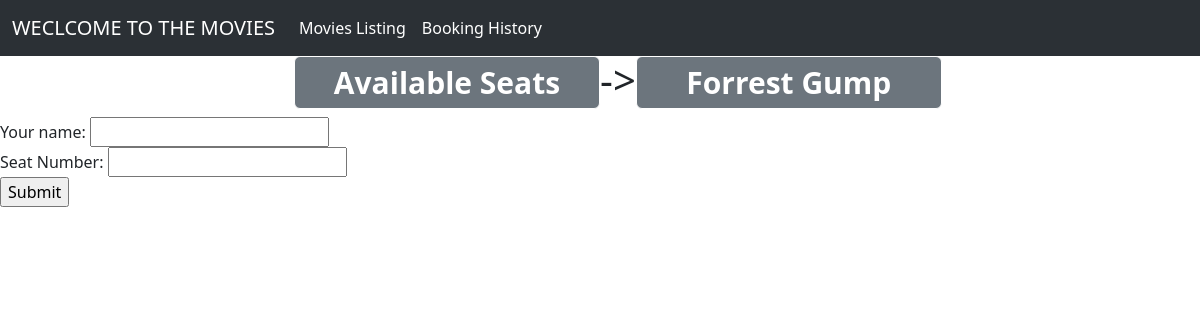
The app's page /seat/1, older data.
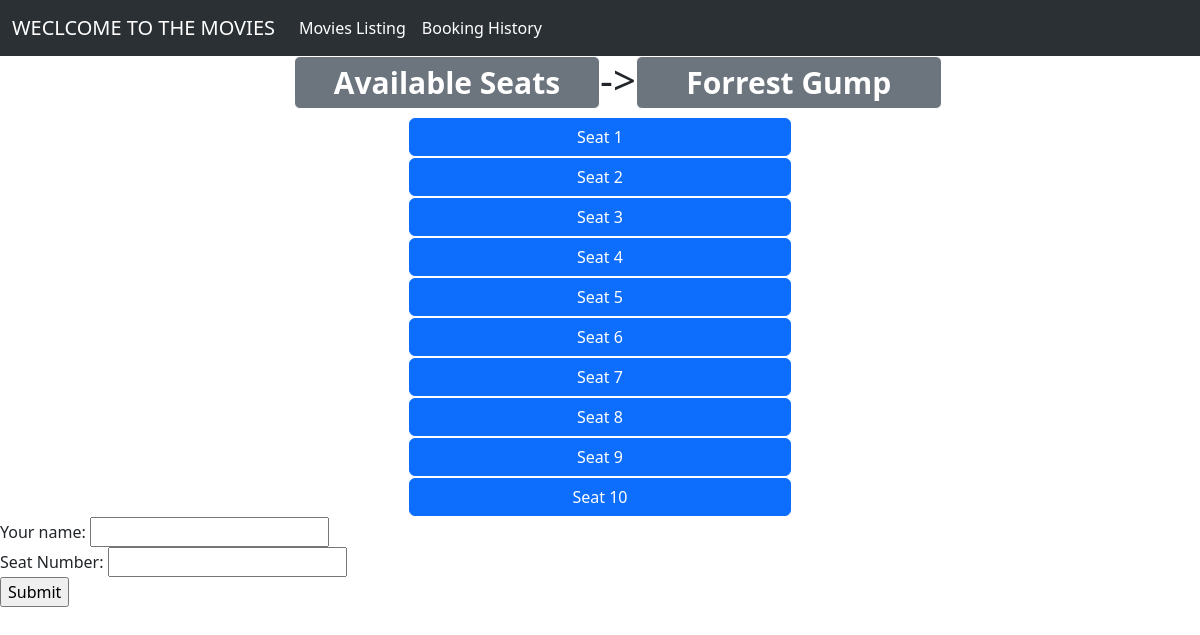
The same page, newer data.
### polls/models.py (models this page shows)
class Seat(models.Model):
    seat_number = models.IntegerField(default=0)
    status = models.BooleanField(default=False)

### polls/views.py (the view)
# urls.py: path('seat/<int:movie_id>', views.get_bookings, name="seats"),
def get_bookings(request, movie_id):
    if request.method == "POST":
        form = BookingForm(request.POST)
        if form.is_valid():
            Booking.objects.create(user=form.cleaned_data['your_name'], date=timezone.now(), movie=Movie.objects.get(pk=movie_id), seat=Seat.objects.get(pk=form.cleaned_data['your_seat']))
            return HttpResponseRedirect("/booking/")
    else:
        form = BookingForm()
    seats = Seat.objects.all()
    movie = Movie.objects.get(pk=movie_id)
    booking = Booking.objects.all().filter(movie=movie)
    lst = []
    for book in booking:
        lst.append(book.seat.id)
    context = {'Seats': seats, 'Movie': movie, 'Bookings': lst, "form": form}
    return render(request, "bookings/seat_booking.html", context)

### polls/forms.py
class BookingForm(forms.Form):
    your_name = forms.CharField(label="Your name", max_length=20)
    your_seat = forms.IntegerField(label="Seat Number")

### polls/templates/bookings/seat_booking.html (shortened to what this page needs)
{% extends "bookings/base.html" %}
{% block content %}
    <h1>
        <div class="row">
            <div class="col-3"></div>
            <span class="badge text-bg-secondary col-3 border border-white">Available Seats</span>
            ->
            <span class="badge text-bg-secondary col-3 border border-white"> {{ Movie.title }} </span>
        </div>
    </h1>
    {% for seat in Seats %}
        <div class="row">
            <div class="col-4"></div>
            {% if seat.id in Bookings %}
                <div class="btn-group col-4 border border-white" role="group" aria-label="Basic example">
                    <button type="button" class="btn btn-danger disabled">Seat {{ seat.seat_number }}</button>
                </div>
            {% else %}
                <div class="btn-group col-4 border border-white" role="group" aria-label="Basic example">
                    <button type="button" class="btn btn-primary">Seat {{ seat.seat_number }}</button>
                </div>
            {% endif %}
        </div>
    {% endfor %}
        <div class="col-4">
            <form action="#" method="post">
                {{ form }}
                <input type="submit" value="Submit">
            </form>
        </div>
{% endblock %}

Row changes from the older to the newer data that the page shows:
added Seat: seat_number "1"
added Seat: seat_number "2"
added Seat: seat_number "3"
added Seat: seat_number "4"
added Seat: seat_number "5"
added Seat: seat_number "6"
added Seat: seat_number "7"
added Seat: seat_number "8"
added Seat: seat_number "9"
added Seat: seat_number "10"
